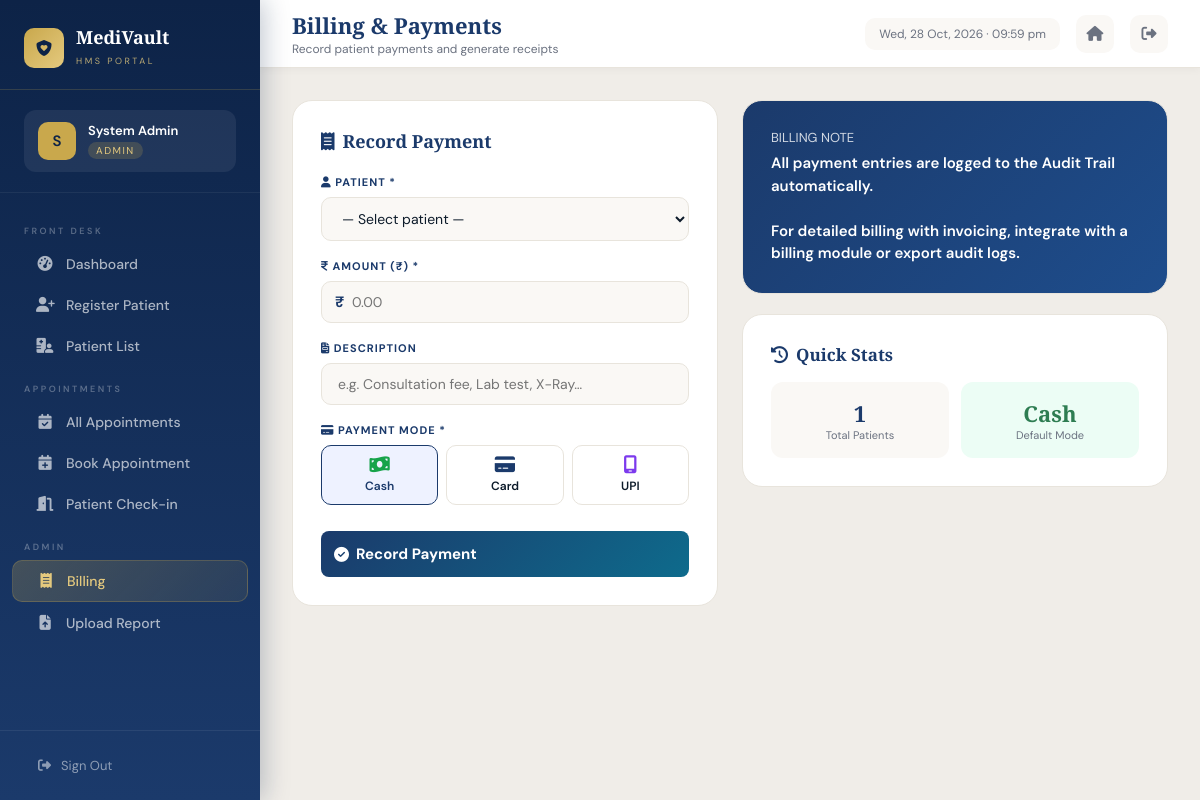
/billing (signed in), run on the app's committed database.
### models/user.py (models this page shows, shortened)
class User(UserMixin, db.Model):
    __tablename__ = 'users'
    id         = db.Column(db.Integer, primary_key=True)
    full_name  = db.Column(db.String(120), nullable=False)
    email      = db.Column(db.String(120), unique=True, nullable=False)
    password   = db.Column(db.String(256), nullable=False)
    role       = db.Column(db.String(20), nullable=False, default='receptionist')
    department = db.Column(db.String(100))
    phone      = db.Column(db.String(20))
    is_active  = db.Column(db.Boolean, default=True)
    created_at = db.Column(db.DateTime, default=datetime.utcnow)

### routes/reception.py (the view, shortened to what this page needs)
@reception_bp.route('/billing', methods=['GET', 'POST'])
@login_required
@roles_required('admin', 'receptionist')
def billing():
    patients     = Patient.query.order_by(Patient.full_name).all()
    recent_bills = []  # placeholder — extend with a Bill model later if needed
    return render_template('reception/billing.html',
                           patients=patients, recent_bills=recent_bills)

### models/user.py (called while the page is built)
@login_manager.user_loader
def load_user(user_id):
    return User.query.get(int(user_id))

### routes/reception.py (called while the page is built)
def roles_required(*roles):
    def decorator(f):
        @wraps(f)
        def wrapper(*args, **kwargs):
            if current_user.role not in roles:
                flash('Access denied.', 'danger')
                return redirect(url_for('dashboard.index'))
            return f(*args, **kwargs)
        return wrapper
    return decorator

### templates/reception/billing.html (shortened to what this page needs)
{% extends "base.html" %}
{% block page_title %}Billing & Payments{% endblock %}
{% block page_subtitle %}Record patient payments and generate receipts{% endblock %}
{% block sidebar_nav %}
<div class="nav-section-label">Front Desk</div>
<a href="/dashboard"        class="nav-item"><i class="fas fa-gauge-high"></i> Dashboard</a>
<a href="/patients/new"     class="nav-item"><i class="fas fa-user-plus"></i> Register Patient</a>
<a href="/patients"         class="nav-item"><i class="fas fa-hospital-user"></i> Patient List</a>
<div class="nav-section-label">Appointments</div>
<a href="/appointments"     class="nav-item"><i class="fas fa-calendar-check"></i> All Appointments</a>
<a href="/staff/book-appointment" class="nav-item"><i class="fas fa-calendar-plus"></i> Book Appointment</a>
<a href="/checkin"          class="nav-item"><i class="fas fa-door-open"></i> Patient Check-in</a>
<div class="nav-section-label">Admin</div>
<a href="/billing"          class="nav-item active"><i class="fas fa-receipt"></i> Billing</a>
<a href="/reports/upload"   class="nav-item"><i class="fas fa-file-arrow-up"></i> Upload Report</a>
{% endblock %}
{% block content %}
<div class="billing-grid">
  <div class="form-panel">
    <h3 style="font-family:'Playfair Display',serif;font-size:18px;color:var(--royal);margin-bottom:22px">
      <i class="fas fa-receipt" style="margin-right:8px"></i>Record Payment
    </h3>
    <form method="POST" id="billing-form">
      <div class="form-group">
        <label class="form-label"><i class="fas fa-user"></i> Patient *</label>
        <select name="patient_id" class="form-control" required>
          <option value="">— Select patient —</option>
        </select>
      </div>
      <div class="form-group">
        <label class="form-label"><i class="fas fa-indian-rupee-sign"></i> Amount (₹) *</label>
        <div class="amount-input">
          <span class="amount-symbol">₹</span>
          <input type="number" name="amount" class="form-control" min="0" step="0.01" placeholder="0.00" required>
        </div>
      </div>
      <div class="form-group">
        <label class="form-label"><i class="fas fa-file-invoice"></i> Description</label>
        <input type="text" name="description" class="form-control" placeholder="e.g. Consultation fee, Lab test, X-Ray…">
      </div>
      <div class="form-group">
        <label class="form-label"><i class="fas fa-credit-card"></i> Payment Mode *</label>
        <div class="pay-mode-grid">
          <label class="pay-mode-btn">
            <i class="fas fa-money-bill-wave" style="display:block;font-size:18px;margin-bottom:4px;color:#16a34a"></i>Cash
          </label>
          <label class="pay-mode-btn">
            <i class="fas fa-credit-card" style="display:block;font-size:18px;margin-bottom:4px;color:var(--royal)"></i>Card
          </label>
          <label class="pay-mode-btn">
            <i class="fas fa-mobile-screen" style="display:block;font-size:18px;margin-bottom:4px;color:#7C3AED"></i>UPI
          </label>
        </div>
      </div>
      <button type="submit" class="btn btn-primary" style="width:100%;padding:13px;font-size:15px;font-weight:700;margin-top:8px">
        <i class="fas fa-check-circle"></i> Record Payment
      </button>
    </form>
  </div>
  <div style="display:flex;flex-direction:column;gap:20px">
    <div class="form-panel" style="background:linear-gradient(135deg,var(--royal),#1e4d8c);color:white">
      <div style="font-size:13px;opacity:.8;margin-bottom:6px">BILLING NOTE</div>
      <div style="font-size:15px;font-weight:600;line-height:1.5">
        All payment entries are logged to the Audit Trail automatically.<br><br>
        For detailed billing with invoicing, integrate with a billing module or export audit logs.
      </div>
    </div>
    <div class="form-panel">
      <h3 style="font-family:'Playfair Display',serif;font-size:17px;color:var(--royal);margin-bottom:16px">
        <i class="fas fa-clock-rotate-left" style="margin-right:8px"></i>Quick Stats
      </h3>
      <div style="display:grid;grid-template-columns:1fr 1fr;gap:12px">
        <div style="background:var(--ivory);border-radius:12px;padding:16px;text-align:center">
          <div style="font-family:'Playfair Display',serif;font-size:22px;font-weight:700;color:var(--royal)">{{ patients|length }}</div>
          <div style="font-size:11px;color:var(--slate)">Total Patients</div>
        </div>
        <div style="background:#ECFDF5;border-radius:12px;padding:16px;text-align:center">
          <div style="font-family:'Playfair Display',serif;font-size:22px;font-weight:700;color:var(--emerald)">Cash</div>
          <div style="font-size:11px;color:var(--slate)">Default Mode</div>
        </div>
      </div>
    </div>
  </div>
</div>
{% endblock %}

### templates/base.html (shortened to what this page needs)
<!DOCTYPE html>
<html lang="en">
<head>
  <link rel="stylesheet" href="https://cdnjs.cloudflare.com/ajax/libs/font-awesome/6.5.0/css/all.min.css"/>
</head>
<body>
<aside class="sidebar">
  <a href="/" class="sidebar-logo">
    <div class="logo-icon"><i class="fas fa-shield-heart"></i></div>
    <div class="logo-name">
      <span>MediVault</span>
      <small>HMS Portal</small>
    </div>
  </a>
  <div class="sidebar-user">
    <div class="user-badge role-{{ current_user.role }}">
      <div class="user-avatar">{{ current_user.full_name[0].upper() }}</div>
      <div class="user-info">
        <div class="u-name">{{ current_user.full_name }}</div>
        <div class="u-role">{{ current_user.role.title() }}</div>
      </div>
    </div>
  </div>
  <nav class="sidebar-nav">
    {% block sidebar_nav %}{% endblock %}
  </nav>
  <div class="sidebar-footer">
    <a href="/auth/logout" class="btn-logout">
      <i class="fas fa-right-from-bracket"></i> Sign Out
    </a>
  </div>
</aside>
<div class="main-content">
  <div class="topbar">
    <div class="topbar-left">
      <h1>{% block page_title %}Dashboard{% endblock %}</h1>
      <p>{% block page_subtitle %}Welcome back{% endblock %}</p>
    </div>
    <div class="topbar-right">
      <div class="topbar-date" id="topbar-date"></div>
      <a href="/" class="topbar-icon-btn" title="Home"><i class="fas fa-house"></i></a>
      <a href="/auth/logout" class="topbar-icon-btn" title="Logout"><i class="fas fa-right-from-bracket"></i></a>
    </div>
  </div>
  <div class="page-content">
    {% block content %}{% endblock %}
  </div>
</div>
</body>
</html>

### templates/reception/billing.html (style rules this page uses)
.billing-grid { display:grid; grid-template-columns:1fr 1fr; gap:24px; }
.form-panel { background:var(--white); border-radius:20px; padding:28px; border:1px solid var(--platinum); }
.form-group { margin-bottom:18px; }
.form-label { display:block; font-size:11px; font-weight:700; text-transform:uppercase; letter-spacing:1px; color:var(--royal); margin-bottom:8px; }
.form-control { width:100%; padding:11px 16px; border:1.5px solid var(--platinum); border-radius:10px; font-family:'DM Sans',sans-serif; font-size:14px; color:var(--navy-text); background:var(--ivory); outline:none; box-sizing:border-box; }
.amount-input { position:relative; }
.amount-symbol { position:absolute; left:14px; top:50%; transform:translateY(-50%); font-weight:700; color:var(--royal); font-size:15px; }
.amount-input .form-control { padding-left:30px; }
.pay-mode-grid { display:grid; grid-template-columns:repeat(3,1fr); gap:8px; }
.pay-mode-btn { padding:10px; border:1.5px solid var(--platinum); border-radius:10px; text-align:center; cursor:pointer; transition:all .2s; font-size:12px; font-weight:600; }
.pay-mode-btn:hover, .pay-mode-btn.active { border-color:var(--royal); background:#EEF2FF; color:var(--royal); }

### data on the page
User: full_name "S", full_name "System Admin", role "ADMIN"

### other printed values
{{ patients|length }} "1"
